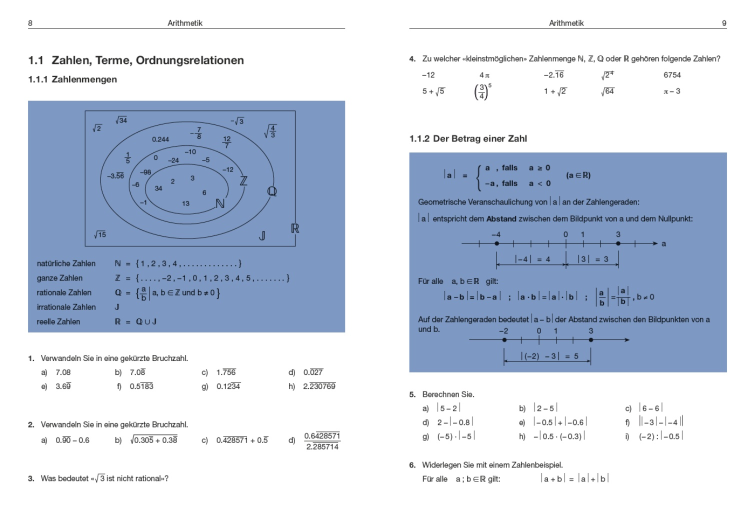
#> input picture Python_WaltisExamples/Code_11_Bild_PDF_Bearbeitung/TestOutputFiles/AllFiles_Doppelseiten/BMS_Mathe_006.jpg, 1509 x 1040 px, given in place of BMS_Mathe_006.bmp, which was not available (shown at 1/2 size)
$ python 02_OCR.py
#> lines starting #> are read from the running program, lines starting #| are printed output that depends on the picture; pictures that were not available may be replaced by others from this repository, and a replacement may not be noted
#> further down, frame is the input picture: shape (1040, 1509, 3); mean B, G, R 227.8, 212.6, 203.1
#!/usr/bin/python3

# ------------------------------------------------------------------
# Name: 02_OCR.py
# Source: https://raw.githubusercontent.com/walter-rothlin/Source-Code/master/Python_WaltisExamples/Code_11_Bild_PDF_Bearbeitung/02_OCR.py
#
# Description: Lädt ein bild und macht in einem Bereich OCR
#
# Installationshinweis: Tesseract muss installiert sein!
#                          for Windows https://github.com/UB-Mannheim/tesseract/wiki
#
# Autor: Walter Rothlin
#
# History:
# 03-Feb-2022   Walter Rothlin      Initial Version
# ------------------------------------------------------------------

import cv2
import pytesseract


def imgCrop(source, xPosStart, xWidth, yPosStart, yWidth):

#> called with source = './TestInputFiles/BMS_Mathe_006.bmp', xPosStart = 0, xWidth = 800, yPosStart = 0, yWidth = 600
    imgToCrop = cv2.imread(source)

    height = len(imgToCrop)
#> height = 1040
    width = len(imgToCrop[1])
#> width = 1509
    farbe = len(imgToCrop[1][1])
#> farbe = 3
    print("Img info:")
    print(" height   :", height)
#|  height   : 1040
    print(" width    :", width)
#|  width    : 1509
    print(" color    :", farbe)
#|  color    : 3

    #Checks the inputs parameters
    if (height < yPosStart + yWidth) or (width < xPosStart + xWidth):
        print("Could not Crop Img")
        return imgToCrop
    #Crops the imgToCrop
    img = imgToCrop[yPosStart:yPosStart + yWidth, xPosStart:xPosStart + xWidth]
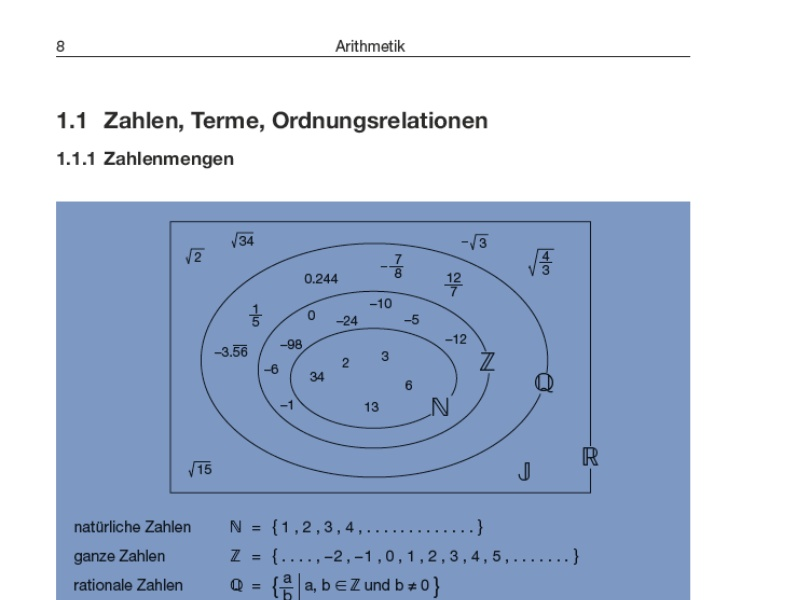
#> img: shape (600, 800, 3); mean B, G, R 218.5, 196.5, 182.7
    return img

def PageNumDetection(OriginalImg, PageNumberPositionInImg):
    ImgOfPageNumber = OriginalImg[PageNumberPositionInImg[0]: PageNumberPositionInImg[1], PageNumberPositionInImg[2]:PageNumberPositionInImg[3]]
#> ImgOfPageNumber = empty array
    custom_config = r'--oem 3 --psm 6 outputbase digits'
    pytesseract.pytesseract.tesseract_cmd = r'C:\Program Files\Tesseract-OCR\tesseract.exe'
    pageNumber = pytesseract.image_to_string(ImgOfPageNumber, config=custom_config)
    print("Page Number found: " + str(pageNumber))
    pageNumber = pageNumber.rstrip("\f")
    pageNumber = pageNumber.rstrip("\n")
    pageNumber = pageNumber.rstrip(".")
    return pageNumber


originalPicture = "./TestInputFiles/BMS_Mathe_006.bmp"
frame = cv2.imread(originalPicture)
cv2.imshow("Output", frame)
cv2.waitKey(0)


croppedImage = imgCrop(originalPicture, 0, 800, 0, 600)
cv2.imshow("Output", croppedImage)
cv2.imwrite("./TestOutputFiles/BMS_Mathe_006_Cropped.bmp", croppedImage)
cv2.imwrite("./TestOutputFiles/BMS_Mathe_006_Cropped.jpg", croppedImage)
cv2.waitKey(0)

print(PageNumDetection(croppedImage, [100, 200, 100, 100]))
#> (the call stopped at in PageNumDetection, `pageNumber = pytesseract.image_to_string(ImgOfPageNumber, config=custo..`: pytesseract is not available in this run)

$ run again, with Python_WaltisExamples/Code_11_Bild_PDF_Bearbeitung/TestOutputFiles/AllFiles_Doppelseiten/BMS_Mathe_001.jpg copied over Python_WaltisExamples/Code_11_Bild_PDF_Bearbeitung/TestOutputFiles/AllFiles_Doppelseiten/BMS_Mathe_006.jpg
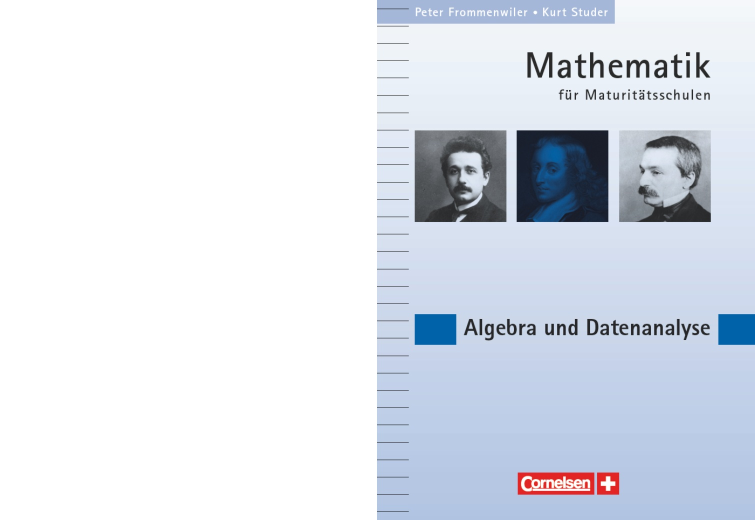
#> input picture Python_WaltisExamples/Code_11_Bild_PDF_Bearbeitung/TestOutputFiles/AllFiles_Doppelseiten/BMS_Mathe_001.jpg, 1509 x 1040 px, given in place of BMS_Mathe_006.bmp, which was not available (shown at 1/2 size)
#> frame is the input picture: shape (1040, 1509, 3); mean B, G, R 234.9, 226.1, 220.8
#> height = 1040
#> width = 1509
#> farbe = 3
#|  height   : 1040
#|  width    : 1509
#|  color    : 3
#> in imgCrop, `img = imgToCrop[yPosStart:yPosStart + yWidth, xPosStart:xPosStart + xW..`:
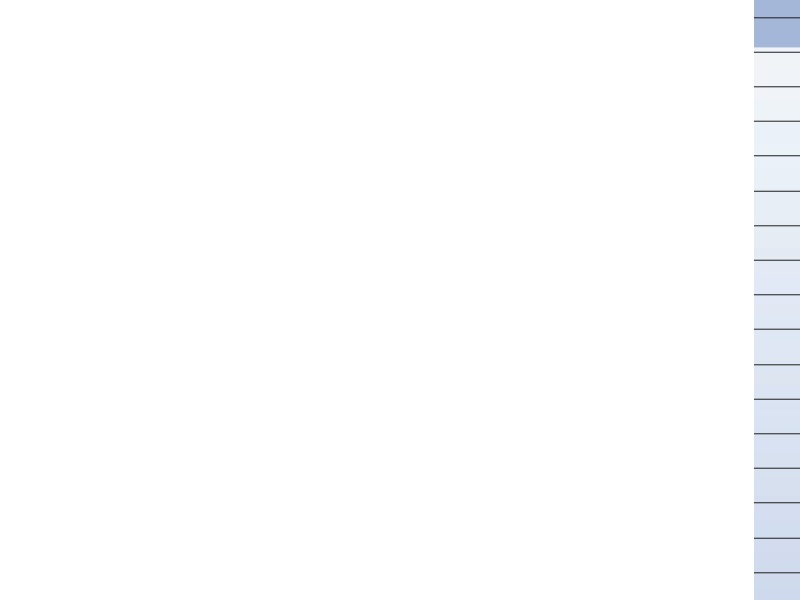
#> img: shape (600, 800, 3); mean B, G, R 253.9, 253.1, 252.6
#> ImgOfPageNumber = empty array

$ run again, with Python_WaltisExamples/Code_11_Bild_PDF_Bearbeitung/TestOutputFiles/AllFiles_Doppelseiten/BMS_Mathe_003.jpg copied over Python_WaltisExamples/Code_11_Bild_PDF_Bearbeitung/TestOutputFiles/AllFiles_Doppelseiten/BMS_Mathe_006.jpg
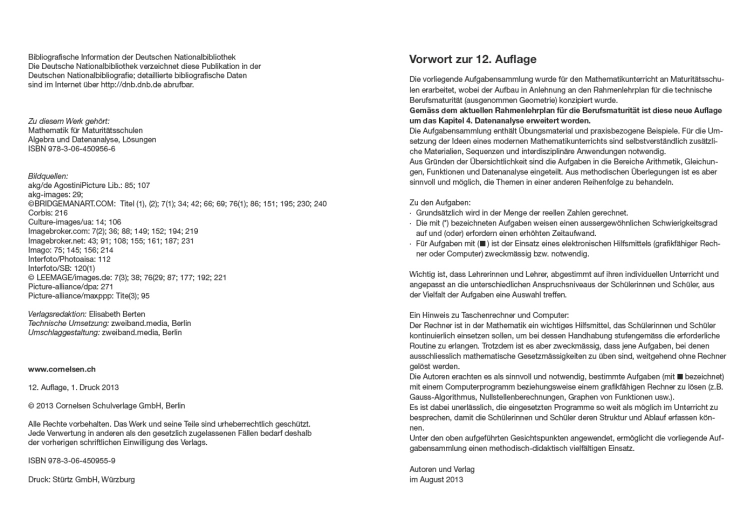
#> input picture Python_WaltisExamples/Code_11_Bild_PDF_Bearbeitung/TestOutputFiles/AllFiles_Doppelseiten/BMS_Mathe_003.jpg, 1509 x 1040 px, given in place of BMS_Mathe_006.bmp, which was not available (shown at 1/2 size)
#> frame is the input picture: shape (1040, 1509, 3); mean B, G, R 240.8, 240.8, 240.8
#> height = 1040
#> width = 1509
#> farbe = 3
#|  height   : 1040
#|  width    : 1509
#|  color    : 3
#> in imgCrop, `img = imgToCrop[yPosStart:yPosStart + yWidth, xPosStart:xPosStart + xW..`:
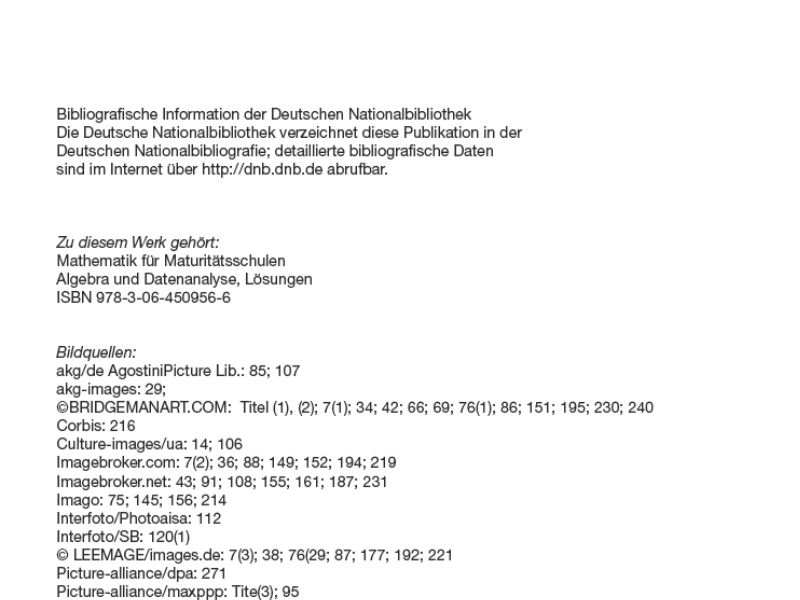
#> img: shape (600, 800, 3); mean B, G, R 245.3, 245.3, 245.3
#> ImgOfPageNumber = empty array
